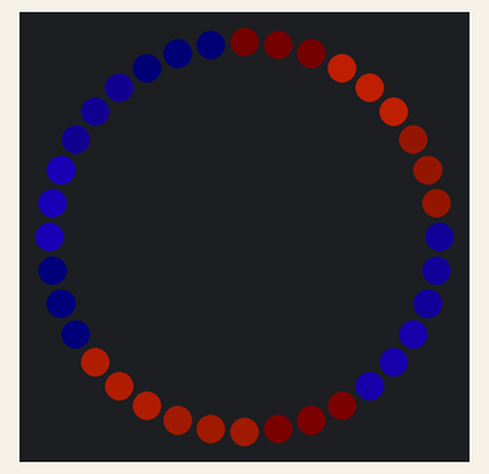
This sketch was run on a simulated Arduino Uno, built with avr-gcc and run on an emulated ATmega328P. Parts: 36 RGB LEDs in a ring, first at the top, clockwise. Dim RGB values are drawn brighter than linear.

Above: at 0.4 s.
At 5.18 s:
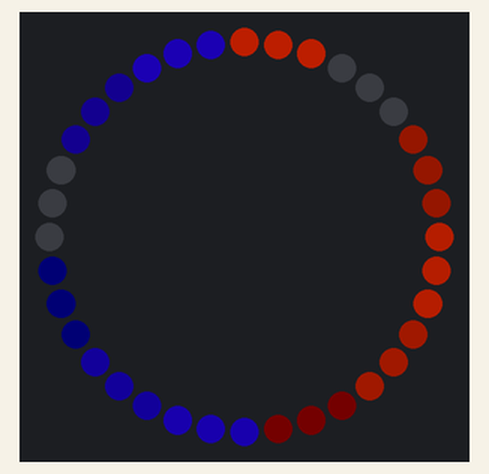
At 10.05 s:
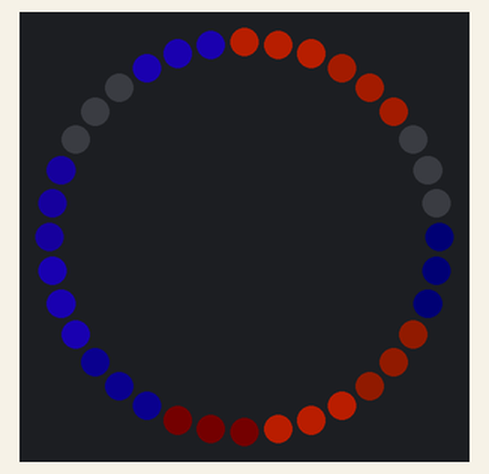
At 19.62 s:
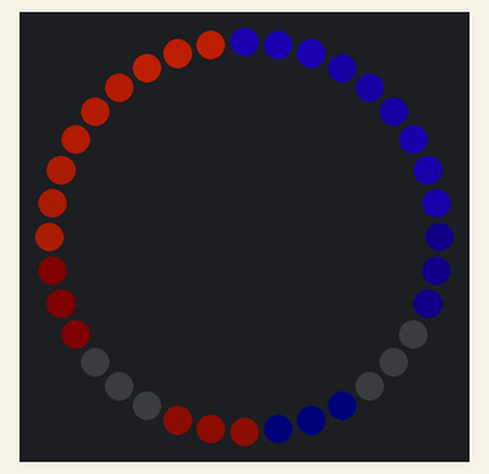
At 29.19 s:
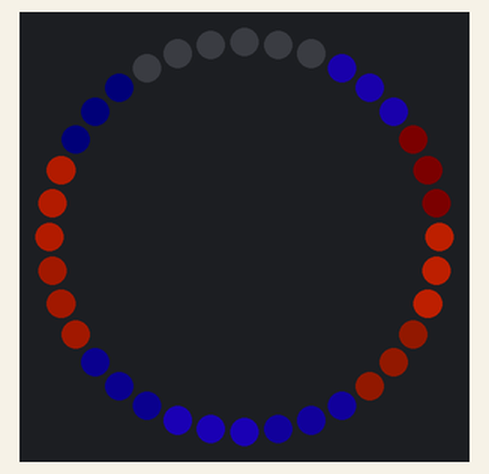
At 38.9 s:
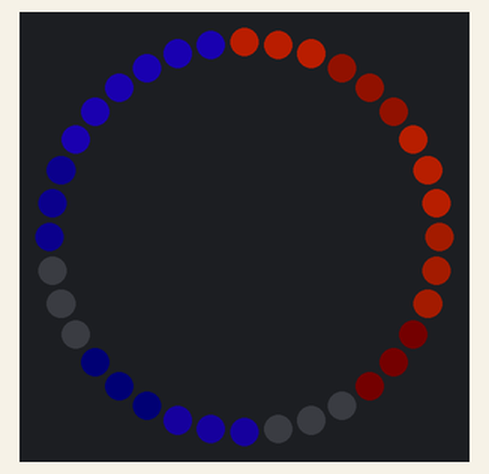

The sketch:

HalfRoll.ino
```cpp
#include <Adafruit_NeoPixel.h>

#define LED_PIN  18
#define NUM_LEDS 36

Adafruit_NeoPixel strip(NUM_LEDS, LED_PIN, NEO_GRB + NEO_KHZ800);

uint32_t off = strip.Color(0, 0, 0);

struct Group {
  uint16_t start;
  uint16_t count;
};

Group groups[12] = {
  {0, 3},  {3, 3},  {6, 3},  {9, 3},
  {12, 3}, {15, 3}, {18, 3}, {21, 3},
  {24, 3}, {27, 3}, {30, 3}, {33, 3}
};

void setGroup(Group g, uint32_t color) {
  strip.fill(color, g.start, g.count);
}

const uint8_t NODE_COUNT = 12;

#define HUE          5500    // front half color (0 red, 4000 orange, 10923 yellow, 21845 green, 43690 blue)
#define BACK_HUE     49000   // back half color (49000 purple)
#define BRIGHTNESS   100     // overall strip brightness; the front half runs at this
#define BACK_SCALE   0.8     // back half runs at this share of it, so the front stands out
#define ROLL_MS      12000   // time for the front half to roll once around the middle
#define TUMBLE_MS    29000   // time for it to tip up over the top and down under the bottom
#define TILT_MAX     1.2     // how far it tips toward the top/bottom (radians, 1.57 = straight over)
#define EDGE         0.12    // spikes this close to the dividing line blend the two colors
#define MIN_LEVEL    40      // brightness of the dimmest spike at the edge of each half

// Where each spike points, as a unit vector. 0 is the top, 1-5 the upper ring,
// 6-10 the lower ring (each sitting between two upper spikes), 11 the bottom.
float spikeDir[NODE_COUNT][3];

void setup() {
  Serial.begin(9600);
  strip.begin();
  strip.setBrightness(BRIGHTNESS);
  strip.show();

  float ringZ = 1.0 / sqrt(5.0);       // icosahedron rings sit at this height
  float ringR = 2.0 / sqrt(5.0);       // and this distance from the center axis

  spikeDir[0][0] = 0;  spikeDir[0][1] = 0;  spikeDir[0][2] = 1;
  spikeDir[11][0] = 0; spikeDir[11][1] = 0; spikeDir[11][2] = -1;

  for (uint8_t k = 0; k < 5; k++) {
    float upperAngle = k * 2.0 * PI / 5.0;
    spikeDir[1 + k][0] = ringR * cos(upperAngle);
    spikeDir[1 + k][1] = ringR * sin(upperAngle);
    spikeDir[1 + k][2] = ringZ;

    float lowerAngle = upperAngle - PI / 5.0;
    spikeDir[6 + k][0] = ringR * cos(lowerAngle);
    spikeDir[6 + k][1] = ringR * sin(lowerAngle);
    spikeDir[6 + k][2] = -ringZ;
  }
}

uint32_t scaleColor(uint32_t color, float scale) {
  uint8_t r = ((color >> 16) & 0xFF) * scale;
  uint8_t g = ((color >> 8) & 0xFF) * scale;
  uint8_t b = (color & 0xFF) * scale;
  return strip.Color(r, g, b);
}

// share 0 = all of colorA, 1 = all of colorB
uint32_t blendColors(uint32_t colorA, uint32_t colorB, float share) {
  uint8_t r = ((colorA >> 16) & 0xFF) * (1 - share) + ((colorB >> 16) & 0xFF) * share;
  uint8_t g = ((colorA >> 8) & 0xFF) * (1 - share) + ((colorB >> 8) & 0xFF) * share;
  uint8_t b = (colorA & 0xFF) * (1 - share) + (colorB & 0xFF) * share;
  return strip.Color(r, g, b);
}

void loop()
{
  unsigned long now = millis();

  // The front half spins around the middle while slowly tipping up and down,
  // so over time it rolls across every part of the ball
  float spin = (now % ROLL_MS) * 2.0 * PI / ROLL_MS;
  float tilt = TILT_MAX * sin((now % TUMBLE_MS) * 2.0 * PI / TUMBLE_MS);
  float front[3] = {
    cos(spin) * cos(tilt),
    sin(spin) * cos(tilt),
    sin(tilt)
  };

  for (uint8_t nodeIndex = 0; nodeIndex < NODE_COUNT; nodeIndex++) {
    // 1 = pointing straight at the front, 0 = on the dividing line, -1 = straight at the back
    float facing = spikeDir[nodeIndex][0] * front[0]
                 + spikeDir[nodeIndex][1] * front[1]
                 + spikeDir[nodeIndex][2] * front[2];

    // Each half is brightest at its own center and dims toward the dividing line
    uint8_t level = MIN_LEVEL + (255 - MIN_LEVEL) * fabs(facing);
    uint32_t frontColor = strip.gamma32(strip.ColorHSV(HUE, 255, level));
    uint32_t backColor = scaleColor(strip.gamma32(strip.ColorHSV(BACK_HUE, 255, level)), BACK_SCALE);

    // Spikes right at the dividing line blend the two so they don't snap between colors
    float frontShare = constrain((facing + EDGE) / (2 * EDGE), 0.0, 1.0);
    setGroup(groups[nodeIndex], blendColors(backColor, frontColor, frontShare));
  }

  strip.show();
}
```
